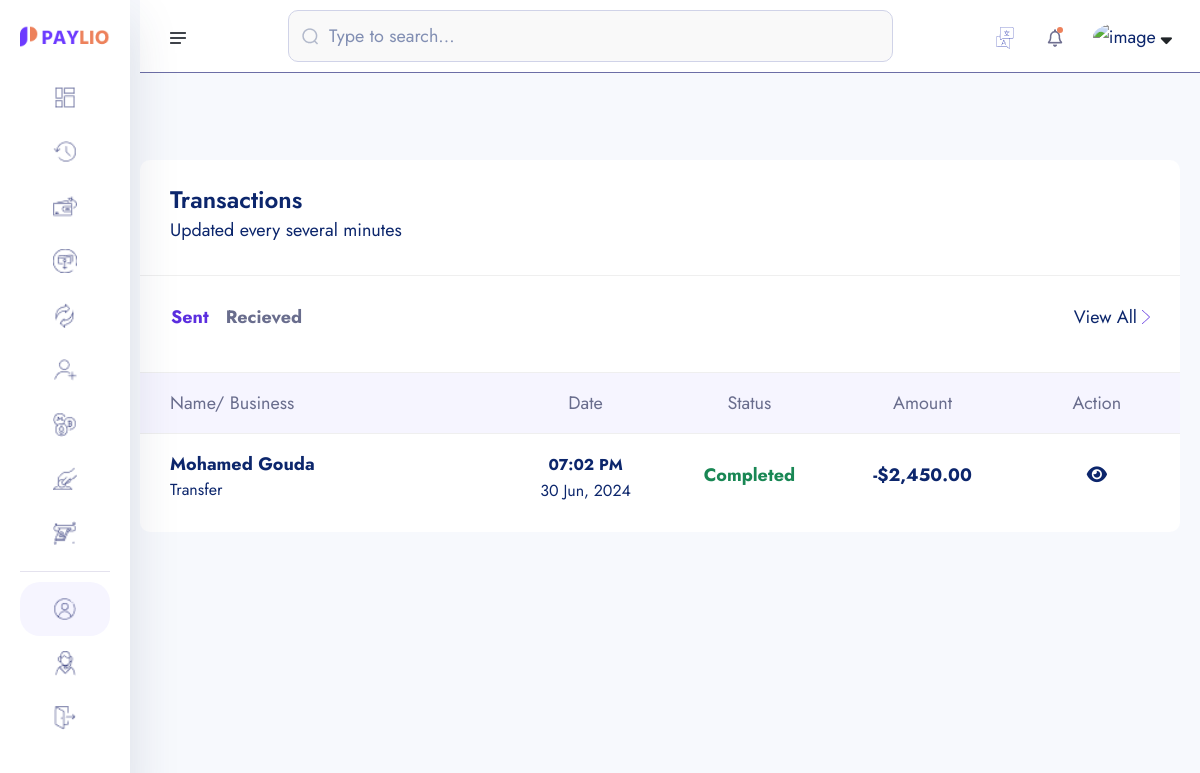
Page /transactions/ (signed in) on the earlier database version.
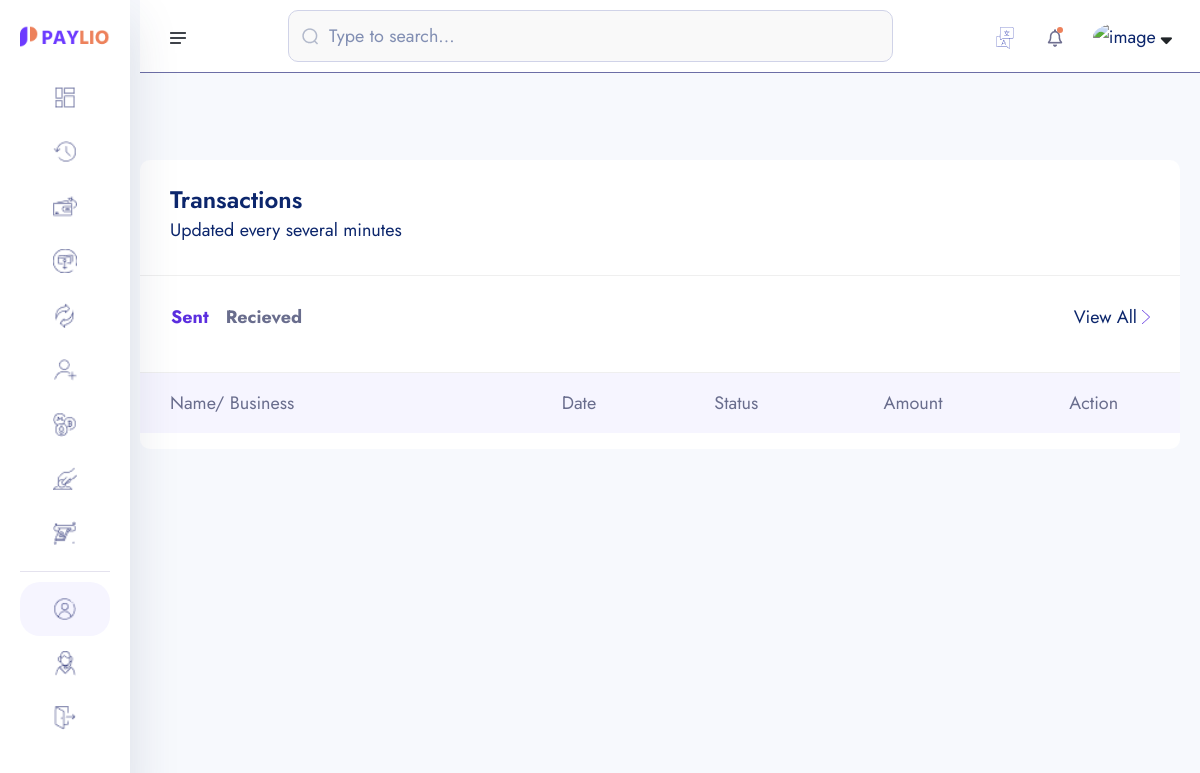
Same page on the later database version.
### core/models.py (models this page shows, shortened)
class Transaction (models.Model):
    transaction_id = ShortUUIDField(unique=True, length=15, max_length=20, prefix="TRN")
    user = models.ForeignKey(User, related_name="user", on_delete=models.SET_NULL, blank=True, null=True)
    amount = models.DecimalField(max_digits=12, decimal_places=2, default=0.00)
    description = models.CharField(max_length=500)
    reciever = models.ForeignKey(User, related_name="reciever", on_delete=models.SET_NULL, null=True)
    sender = models.ForeignKey(User, related_name="sender", on_delete=models.SET_NULL, null=True)
    reciever_account = models.ForeignKey(Account, related_name="reciever_account", on_delete=models.SET_NULL, null=True)
    sender_account = models.ForeignKey(Account, related_name="sender_account", on_delete=models.SET_NULL, null=True)
    status = models.CharField(choices=TRANSACTION_STATUS, max_length=100, default="pending")
    transaction_type = models.CharField(choices=TRANSACTION_TYPE, max_length=100, default="none")
    date = models.DateTimeField(auto_now_add=True)
    updated = models.DateTimeField(auto_now_add=False, null=True, blank=True)

### userauths/models.py (models this page shows, shortened)
class User(AbstractUser):
    username = models.CharField(max_length=100)
    email = models.EmailField(unique=True)
    is_staff = models.BooleanField(default=False)
    is_supperuser = models.BooleanField(default=False)
    USERNAME_FIELD = 'email'
    REQUIRED_FIELDS = ['username']

### account/models.py (models this page shows, shortened)
class KYC(models.Model):
    id = models.UUIDField(primary_key=True, unique=True, default=uuid.uuid4, editable=False)
    user = models.OneToOneField(User, on_delete= models.CASCADE)
    account = models.OneToOneField(Account, on_delete= models.CASCADE,null=True, blank=True)
    full_name = models.CharField(max_length=1000)
    image = models.ImageField(upload_to="kyc", default="kyc/default.jpg")
    marrital_status = models.CharField(choices=MARITAL_STATUS, max_length=40)
    gender = models.CharField(choices=GENDER, max_length=40)
    identity_type = models.CharField(choices=IDENTY_TYPE, max_length=140)
    identity_image = models.ImageField(upload_to="kyc", null=True, blank=True)
    date_of_birth = models.DateField(auto_now_add=False)
    signature = models.ImageField(upload_to="kyc")
    country = models.CharField(max_length=100)
    state = models.CharField(max_length=100)
    city = models.CharField(max_length=100)
    mobile = models.CharField(max_length=100)
    fax = models.CharField(max_length=100)
    date = models.DateTimeField(auto_now_add=True)

### core/transaction.py (the view)
# urls.py: path('transactions/', transaction.transaction_lists, name='transactions'),
@login_required
def transaction_lists(request):
    sender_transaction = Transaction.objects.filter(sender=request.user).order_by('-id')
    reciever_transaction = Transaction.objects.filter(reciever=request.user).order_by('-id')
    context = {
        'sender_transaction': sender_transaction,
        'reciever_transaction': reciever_transaction,
    }
    return render(request, 'transaction/transaction-list.html', context)

### templates/transaction/transaction-list.html (shortened to what the changed rows need)
{% extends 'partials/dashboard-base.html' %}
{% load static %}
{% load humanize %}
{% block content %}
    <section class="dashboard-section body-collapse">
        <div class="overlay pt-120">
            <div class="container-fruid">
                <div class="row">
                    <div class="col-xl-12 col-lg-7">
                        <div class="section-content">
                            <div class="transactions-area mt-40">
                                <div class="tab-content mt-40">
                                    <div class="tab-pane fade show active" id="sent" role="tabpanel" aria-labelledby="sent-tab">
                                        <div class="table-responsive">
                                            <table class="table">
                                                <thead>
                                                    <tr>
                                                        <th scope="col">Name/ Business</th>
                                                        <th scope="col">Date</th>
                                                        <th scope="col">Status</th>
                                                        <th scope="col">Amount</th>
                                                        <th scope="col">Action</th>
                                                    </tr>
                                                </thead>
                                                <tbody>
                                                    {% for sender in sender_transaction %}
                                                        <tr data-bs-toggle="modal" data-bs-target="#transactionsMod">
                                                            <th scope="row">
                                                                <p>{{ sender.reciever.kyc.full_name }}</p>
                                                                <p class="mdr">{{ sender.transaction_type|title }}</p>
                                                            </th>
                                                            <td>
                                                                <p><small>{{ sender.date|date:"h:i A" }}</small></p>
                                                                <p class="mdr">{{ sender.date|date:"d M, Y" }}</p>
                                                            </td>
                                                            <td>
                                                                {% if sender.status == 'failed' %}
                                                                    <p class="text-danger">{{ sender.status|title }}</p>
                                                                {% elif sender.status == 'completed' %}
                                                                    <p class="text-success">{{ sender.status|title }}</p>
                                                                {% elif sender.status == 'pending' %}
                                                                    <p class="inprogress">{{ sender.status|title }}</p>
                                                                {% elif sender.status == 'processing' %}
                                                                    <p class="inprogress">{{ sender.status|title }}</p>
                                                                {% endif %}
                                                            </td>
                                                            <td>
                                                                <p>-${{ sender.amount|intcomma }}</p>
                                                            </td>
                                                            <td>
                                                                <a href="{% url 'core:transaction-detail' sender.transaction_id %}" class=""><i class="fas fa-eye"></i></a>
                                                            </td>
                                                        </tr>
                                                    {% endfor %}
                                                </tbody>
                                            </table>
                                        </div>
                                    </div>
                                </div>
                            </div>
                        </div>
                    </div>
                </div>
            </div>
        </div>
    </section>
{% endblock content %}

Differences in the rows shown:
removed Transaction: reciever.kyc.full_name "Mohamed Gouda", transaction_type "Transfer", date "07:02 PM", date "30 Jun, 2024", status "Completed", amount "2,450.00"
